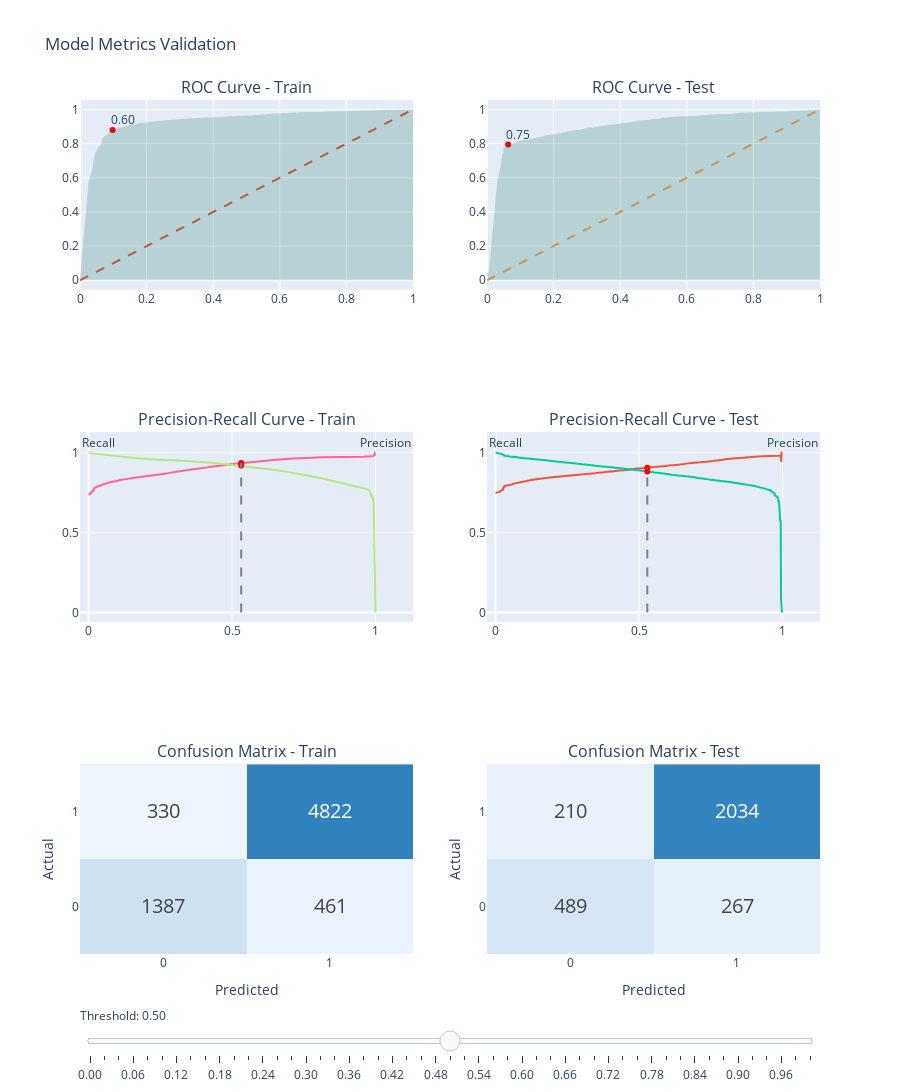

Notebook code for this chart:
### Markdown cell above
5. It is also possible to see the ROC, precision-recall and confusion matrix plot, with a slider on the threshold. Run the following in your notebook.

### Code cell
output["figures"]["model_metrics.html"].show()

### Figure 1 — Plotly figure (JSON) as saved in the notebook; plotly's stock layout.template omitted (floating-point values rounded to 4 significant figures; data arrays with more than 128 entries replaced by an {"elided": "..."} marker saying what was removed)
{"data": [{"marker": {"color": "red"}, "mode": "markers", "name": "Optimal Threshold (ROC)", "showlegend": false, "type": "scatter", "x": [0.09794], "xaxis": "x", "y": [0.88], "yaxis": "y"}, {"line": {"dash": "dash"}, "mode": "lines", "showlegend": false, "type": "scatter", "x": [0, 1], "xaxis": "x", "y": [0, 1], "yaxis": "y"}, {"fill": "tozeroy", "fillcolor": "rgba(0,100,80,0.2)", "mode": "none", "showlegend": false, "type": "scatter", "x": {"elided": "953 float values"}, "xaxis": "x", "y": {"elided": "953 float values"}, "yaxis": "y"}, {"marker": {"color": "red"}, "mode": "markers", "name": "Optimal Threshold (ROC)", "showlegend": false, "type": "scatter", "x": [0.06349], "xaxis": "x2", "y": [0.795], "yaxis": "y2"}, {"line": {"dash": "dash"}, "mode": "lines", "showlegend": false, "type": "scatter", "x": [0, 1], "xaxis": "x2", "y": [0, 1], "yaxis": "y2"}, {"fill": "tozeroy", "fillcolor": "rgba(0,100,80,0.2)", "mode": "none", "showlegend": false, "type": "scatter", "x": {"elided": "519 float values"}, "xaxis": "x2", "y": {"elided": "519 float values"}, "yaxis": "y2"}, {"name": "Precision", "showlegend": false, "type": "scatter", "x": {"elided": "2181 float values"}, "xaxis": "x3", "y": {"elided": "2181 float values"}, "yaxis": "y3"}, {"name": "Recall", "showlegend": false, "type": "scatter", "x": {"elided": "2181 float values"}, "xaxis": "x3", "y": {"elided": "2181 float values"}, "yaxis": "y3"}, {"marker": {"color": "red"}, "mode": "markers", "name": "Suggest threshold", "showlegend": false, "type": "scatter", "x": [0.532], "xaxis": "x3", "y": [0.9349], "yaxis": "y3"}, {"marker": {"color": "red"}, "mode": "markers", "name": "Suggest threshold", "showlegend": false, "type": "scatter", "x": [0.532], "xaxis": "x3", "y": [0.9194], "yaxis": "y3"}, {"line": {"color": "grey", "dash": "dash"}, "mode": "lines", "showlegend": false, "type": "scatter", "x": [0.532, 0.532], "xaxis": "x3", "y": [0, 0.9349], "yaxis": "y3"}, {"name": "Precision", "showlegend": false, "type": "scatter", "x": {"elided": "973 float values"}, "xaxis": "x4", "y": {"elided": "973 float values"}, "yaxis": "y4"}, {"name": "Recall", "showlegend": false, "type": "scatter", "x": {"elided": "973 float values"}, "xaxis": "x4", "y": {"elided": "973 float values"}, "yaxis": "y4"}, {"marker": {"color": "red"}, "mode": "markers", "name": "Suggest threshold", "showlegend": false, "type": "scatter", "x": [0.5289], "xaxis": "x4", "y": [0.9048], "yaxis": "y4"}, {"marker": {"color": "red"}, "mode": "markers", "name": "Suggest threshold", "showlegend": false, "type": "scatter", "x": [0.5289], "xaxis": "x4", "y": [0.881], "yaxis": "y4"}, {"line": {"color": "grey", "dash": "dash"}, "mode": "lines", "showlegend": false, "type": "scatter", "x": [0.5289, 0.5289], "xaxis": "x4", "y": [0, 0.9048], "yaxis": "y4"}, {"colorscale": [[0, "rgb(247,251,255)"], [0.125, "rgb(222,235,247)"], [0.25, "rgb(198,219,239)"], [0.375, "rgb(158,202,225)"], [0.5, "rgb(107,174,214)"], [0.625, "rgb(66,146,198)"], [0.75, "rgb(33,113,181)"], [0.875, "rgb(8,81,156)"], [1, "rgb(8,48,107)"]], "showscale": false, "text": [["1387", "461"], ["330", "4822"]], "textfont": {"size": 20}, "texttemplate": "%{text}", "type": "heatmap", "x": ["0", "1"], "xaxis": "x5", "y": ["0", "1"], "yaxis": "y5", "z": [[1387, 461], [330, 4822]], "zmax": 7000, "zmin": 0}, {"colorscale": [[0, "rgb(247,251,255)"], [0.125, "rgb(222,235,247)"], [0.25, "rgb(198,219,239)"], [0.375, "rgb(158,202,225)"], [0.5, "rgb(107,174,214)"], [0.625, "rgb(66,146,198)"], [0.75, "rgb(33,113,181)"], [0.875, "rgb(8,81,156)"], [1, "rgb(8,48,107)"]], "showscale": false, "text": [["489", "267"], ["210", "2034"]], "textfont": {"size": 20}, "texttemplate": "%{text}", "type": "heatmap", "x": ["0", "1"], "xaxis": "x6", "y": ["0", "1"], "yaxis": "y6", "z": [[489, 267], [210, 2034]], "zmax": 3000, "zmin": 0}], "layout": {"annotations": [{"font": {"size": 16}, "showarrow": false, "text": "ROC Curve - Train", "x": 0.225, "xanchor": "center", "xref": "paper", "y": 1, "yanchor": "bottom", "yref": "paper"}, {"font": {"size": 16}, "showarrow": false, "text": "ROC Curve - Test", "x": 0.775, "xanchor": "center", "xref": "paper", "y": 1, "yanchor": "bottom", "yref": "paper"}, {"font": {"size": 16}, "showarrow": false, "text": "Precision-Recall Curve - Train", "x": 0.225, "xanchor": "center", "xref": "paper", "y": 0.6111, "yanchor": "bottom", "yref": "paper"}, {"font": {"size": 16}, "showarrow": false, "text": "Precision-Recall Curve - Test", "x": 0.775, "xanchor": "center", "xref": "paper", "y": 0.6111, "yanchor": "bottom", "yref": "paper"}, {"font": {"size": 16}, "showarrow": false, "text": "Confusion Matrix - Train", "x": 0.225, "xanchor": "center", "xref": "paper", "y": 0.2222, "yanchor": "bottom", "yref": "paper"}, {"font": {"size": 16}, "showarrow": false, "text": "Confusion Matrix - Test", "x": 0.775, "xanchor": "center", "xref": "paper", "y": 0.2222, "yanchor": "bottom", "yref": "paper"}, {"showarrow": false, "text": "0.60", "x": 0.09794, "xref": "x", "xshift": 10, "y": 0.88, "yref": "y", "yshift": 10}, {"showarrow": false, "text": "0.75", "x": 0.06349, "xref": "x2", "xshift": 10, "y": 0.795, "yref": "y2", "yshift": 10}, {"showarrow": false, "text": "Precision", "x": 1, "xref": "x3", "xshift": 10, "y": 1, "yref": "y3", "yshift": 10}, {"showarrow": false, "text": "Recall", "x": 0, "xref": "x3", "xshift": 10, "y": 1, "yref": "y3", "yshift": 10}, {"showarrow": false, "text": "Precision", "x": 1, "xref": "x4", "xshift": 10, "y": 1, "yref": "y4", "yshift": 10}, {"showarrow": false, "text": "Recall", "x": 0, "xref": "x4", "xshift": 10, "y": 1, "yref": "y4", "yshift": 10}], "height": 1800, "sliders": [{"active": 25, "currentvalue": {"prefix": "Threshold: "}, "pad": {"t": 50}, "steps": [{"args": [{"text": [[["0", "1848"], ["0", "5152"]], [["0", "756"], ["0", "2244"]]], "z": [[[0, 1848], [0, 5152]], [[0, 756], [0, 2244]]]}], "label": "0.00", "method": "update"}, {"args": [{"text": [[["0", "1848"], ["0", "5152"]], [["0", "756"], ["0", "2244"]]], "z": [[[0, 1848], [0, 5152]], [[0, 756], [0, 2244]]]}], "label": "0.02", "method": "update"}, {"args": [{"text": [[["0", "1848"], ["0", "5152"]], [["0", "756"], ["0", "2244"]]], "z": [[[0, 1848], [0, 5152]], [[0, 756], [0, 2244]]]}], "label": "0.04", "method": "update"}, {"args": [{"text": [[["0", "1848"], ["0", "5152"]], [["0", "756"], ["0", "2244"]]], "z": [[[0, 1848], [0, 5152]], [[0, 756], [0, 2244]]]}], "label": "0.06", "method": "update"}, {"args": [{"text": [[["0", "1848"], ["0", "5152"]], [["0", "756"], ["0", "2244"]]], "z": [[[0, 1848], [0, 5152]], [[0, 756], [0, 2244]]]}], "label": "0.08", "method": "update"}, {"args": [{"text": [[["0", "1848"], ["0", "5152"]], [["0", "756"], ["0", "2244"]]], "z": [[[0, 1848], [0, 5152]], [[0, 756], [0, 2244]]]}], "label": "0.10", "method": "update"}, {"args": [{"text": [[["0", "1848"], ["0", "5152"]], [["0", "756"], ["0", "2244"]]], "z": [[[0, 1848], [0, 5152]], [[0, 756], [0, 2244]]]}], "label": "0.12", "method": "update"}, {"args": [{"text": [[["0", "1848"], ["0", "5152"]], [["0", "756"], ["0", "2244"]]], "z": [[[0, 1848], [0, 5152]], [[0, 756], [0, 2244]]]}], "label": "0.14", "method": "update"}, {"args": [{"text": [[["0", "1848"], ["0", "5152"]], [["0", "756"], ["0", "2244"]]], "z": [[[0, 1848], [0, 5152]], [[0, 756], [0, 2244]]]}], "label": "0.16", "method": "update"}, {"args": [{"text": [[["0", "1848"], ["0", "5152"]], [["0", "756"], ["0", "2244"]]], "z": [[[0, 1848], [0, 5152]], [[0, 756], [0, 2244]]]}], "label": "0.18", "method": "update"}, {"args": [{"text": [[["0", "1848"], ["0", "5152"]], [["0", "756"], ["0", "2244"]]], "z": [[[0, 1848], [0, 5152]], [[0, 756], [0, 2244]]]}], "label": "0.20", "method": "update"}, {"args": [{"text": [[["0", "1848"], ["0", "5152"]], [["0", "756"], ["0", "2244"]]], "z": [[[0, 1848], [0, 5152]], [[0, 756], [0, 2244]]]}], "label": "0.22", "method": "update"}, {"args": [{"text": [[["0", "1848"], ["0", "5152"]], [["0", "756"], ["0", "2244"]]], "z": [[[0, 1848], [0, 5152]], [[0, 756], [0, 2244]]]}], "label": "0.24", "method": "update"}, {"args": [{"text": [[["0", "1848"], ["0", "5152"]], [["0", "756"], ["0", "2244"]]], "z": [[[0, 1848], [0, 5152]], [[0, 756], [0, 2244]]]}], "label": "0.26", "method": "update"}, {"args": [{"text": [[["104", "1744"], ["6", "5146"]], [["25", "731"], ["8", "2236"]]], "z": [[[104, 1744], [6, 5146]], [[25, 731], [8, 2236]]]}], "label": "0.28", "method": "update"}, {"args": [{"text": [[["437", "1411"], ["57", "5095"]], [["188", "568"], ["47", "2197"]]], "z": [[[437, 1411], [57, 5095]], [[188, 568], [47, 2197]]]}], "label": "0.30", "method": "update"}, {"args": [{"text": [[["639", "1209"], ["88", "5064"]], [["253", "503"], ["70", "2174"]]], "z": [[[639, 1209], [88, 5064]], [[253, 503], [70, 2174]]]}], "label": "0.32", "method": "update"}, {"args": [{"text": [[["777", "1071"], ["123", "5029"]], [["300", "456"], ["89", "2155"]]], "z": [[[777, 1071], [123, 5029]], [[300, 456], [89, 2155]]]}], "label": "0.34", "method": "update"}, {"args": [{"text": [[["862", "986"], ["161", "4991"]], [["338", "418"], ["101", "2143"]]], "z": [[[862, 986], [161, 4991]], [[338, 418], [101, 2143]]]}], "label": "0.36", "method": "update"}, {"args": [{"text": [[["922", "926"], ["184", "4968"]], [["360", "396"], ["112", "2132"]]], "z": [[[922, 926], [184, 4968]], [[360, 396], [112, 2132]]]}], "label": "0.38", "method": "update"}, {"args": [{"text": [[["987", "861"], ["199", "4953"]], [["369", "387"], ["122", "2122"]]], "z": [[[987, 861], [199, 4953]], [[369, 387], [122, 2122]]]}], "label": "0.40", "method": "update"}, {"args": [{"text": [[["1073", "775"], ["230", "4922"]], [["389", "367"], ["136", "2108"]]], "z": [[[1073, 775], [230, 4922]], [[389, 367], [136, 2108]]]}], "label": "0.42", "method": "update"}, {"args": [{"text": [[["1148", "700"], ["243", "4909"]], [["412", "344"], ["146", "2098"]]], "z": [[[1148, 700], [243, 4909]], [[412, 344], [146, 2098]]]}], "label": "0.44", "method": "update"}, {"args": [{"text": [[["1226", "622"], ["265", "4887"]], [["436", "320"], ["171", "2073"]]], "z": [[[1226, 622], [265, 4887]], [[436, 320], [171, 2073]]]}], "label": "0.46", "method": "update"}, {"args": [{"text": [[["1301", "547"], ["294", "4858"]], [["462", "294"], ["194", "2050"]]], "z": [[[1301, 547], [294, 4858]], [[462, 294], [194, 2050]]]}], "label": "0.48", "method": "update"}, {"args": [{"text": [[["1387", "461"], ["330", "4822"]], [["489", "267"], ["210", "2034"]]], "z": [[[1387, 461], [330, 4822]], [[489, 267], [210, 2034]]]}], "label": "0.50", "method": "update"}, {"args": [{"text": [[["1462", "386"], ["381", "4771"]], [["512", "244"], ["234", "2010"]]], "z": [[[1462, 386], [381, 4771]], [[512, 244], [234, 2010]]]}], "label": "0.52", "method": "update"}, {"args": [{"text": [[["1529", "319"], ["427", "4725"]], [["541", "215"], ["257", "1987"]]], "z": [[[1529, 319], [427, 4725]], [[541, 215], [257, 1987]]]}], "label": "0.54", "method": "update"}, {"args": [{"text": [[["1572", "276"], ["477", "4675"]], [["567", "189"], ["285", "1959"]]], "z": [[[1572, 276], [477, 4675]], [[567, 189], [285, 1959]]]}], "label": "0.56", "method": "update"}, {"args": [{"text": [[["1626", "222"], ["544", "4608"]], [["588", "168"], ["310", "1934"]]], "z": [[[1626, 222], [544, 4608]], [[588, 168], [310, 1934]]]}], "label": "0.58", "method": "update"}, {"args": [{"text": [[["1658", "190"], ["606", "4546"]], [["616", "140"], ["336", "1908"]]], "z": [[[1658, 190], [606, 4546]], [[616, 140], [336, 1908]]]}], "label": "0.60", "method": "update"}, {"args": [{"text": [[["1679", "169"], ["665", "4487"]], [["633", "123"], ["357", "1887"]]], "z": [[[1679, 169], [665, 4487]], [[633, 123], [357, 1887]]]}], "label": "0.62", "method": "update"}, {"args": [{"text": [[["1695", "153"], ["733", "4419"]], [["649", "107"], ["381", "1863"]]], "z": [[[1695, 153], [733, 4419]], [[649, 107], [381, 1863]]]}], "label": "0.64", "method": "update"}, {"args": [{"text": [[["1710", "138"], ["800", "4352"]], [["667", "89"], ["399", "1845"]]], "z": [[[1710, 138], [800, 4352]], [[667, 89], [399, 1845]]]}], "label": "0.66", "method": "update"}, {"args": [{"text": [[["1720", "128"], ["855", "4297"]], [["683", "73"], ["418", "1826"]]], "z": [[[1720, 128], [855, 4297]], [[683, 73], [418, 1826]]]}], "label": "0.68", "method": "update"}, {"args": [{"text": [[["1725", "123"], ["899", "4253"]], [["691", "65"], ["432", "1812"]]], "z": [[[1725, 123], [899, 4253]], [[691, 65], [432, 1812]]]}], "label": "0.70", "method": "update"}, {"args": [{"text": [[["1726", "122"], ["964", "4188"]], [["697", "59"], ["444", "1800"]]], "z": [[[1726, 122], [964, 4188]], [[697, 59], [444, 1800]]]}], "label": "0.72", "method": "update"}, {"args": [{"text": [[["1728", "120"], ["997", "4155"]], [["703", "53"], ["459", "1785"]]], "z": [[[1728, 120], [997, 4155]], [[703, 53], [459, 1785]]]}], "label": "0.74", "method": "update"}, {"args": [{"text": [[["1732", "116"], ["1022", "4130"]], [["709", "47"], ["470", "1774"]]], "z": [[[1732, 116], [1022, 4130]], [[709, 47], [470, 1774]]]}], "label": "0.76", "method": "update"}, {"args": [{"text": [[["1733", "115"], ["1057", "4095"]], [["710", "46"], ["479", "1765"]]], "z": [[[1733, 115], [1057, 4095]], [[710, 46], [479, 1765]]]}], "label": "0.78", "method": "update"}, {"args": [{"text": [[["1739", "109"], ["1087", "4065"]], [["712", "44"], ["484", "1760"]]], "z": [[[1739, 109], [1087, 4065]], [[712, 44], [484, 1760]]]}], "label": "0.80", "method": "update"}, {"args": [{"text": [[["1741", "107"], ["1110", "4042"]], [["716", "40"], ["488", "1756"]]], "z": [[[1741, 107], [1110, 4042]], [[716, 40], [488, 1756]]]}], "label": "0.82", "method": "update"}, {"args": [{"text": [[["1743", "105"], ["1142", "4010"]], [["719", "37"], ["501", "1743"]]], "z": [[[1743, 105], [1142, 4010]], [[719, 37], [501, 1743]]]}], "label": "0.84", "method": "update"}, {"args": [{"text": [[["1749", "99"], ["1159", "3993"]], [["719", "37"], ["504", "1740"]]], "z": [[[1749, 99], [1159, 3993]], [[719, 37], [504, 1740]]]}], "label": "0.86", "method": "update"}, {"args": [{"text": [[["1751", "97"], ["1185", "3967"]], [["719", "37"], ["515", "1729"]]], "z": [[[1751, 97], [1185, 3967]], [[719, 37], [515, 1729]]]}], "label": "0.88", "method": "update"}, {"args": [{"text": [[["1757", "91"], ["1263", "3889"]], [["719", "37"], ["562", "1682"]]], "z": [[[1757, 91], [1263, 3889]], [[719, 37], [562, 1682]]]}], "label": "0.90", "method": "update"}, {"args": [{"text": [[["1773", "75"], ["1576", "3576"]], [["724", "32"], ["687", "1557"]]], "z": [[[1773, 75], [1576, 3576]], [[724, 32], [687, 1557]]]}], "label": "0.92", "method": "update"}, {"args": [{"text": [[["1848", "0"], ["5152", "0"]], [["756", "0"], ["2244", "0"]]], "z": [[[1848, 0], [5152, 0]], [[756, 0], [2244, 0]]]}], "label": "0.94", "method": "update"}, {"args": [{"text": [[["1848", "0"], ["5152", "0"]], [["756", "0"], ["2244", "0"]]], "z": [[[1848, 0], [5152, 0]], [[756, 0], [2244, 0]]]}], "label": "0.96", "method": "update"}, {"args": [{"text": [[["1848", "0"], ["5152", "0"]], [["756", "0"], ["2244", "0"]]], "z": [[[1848, 0], [5152, 0]], [[756, 0], [2244, 0]]]}], "label": "0.98", "method": "update"}, {"args": [{"text": [[["1848", "0"], ["5152", "0"]], [["756", "0"], ["2244", "0"]]], "z": [[[1848, 0], [5152, 0]], [[756, 0], [2244, 0]]]}], "label": "1.00", "method": "update"}]}], "title": {"text": "Model Metrics Validation"}, "xaxis": {"anchor": "y", "domain": [0, 0.45]}, "xaxis2": {"anchor": "y2", "domain": [0.55, 1]}, "xaxis3": {"anchor": "y3", "domain": [0, 0.45]}, "xaxis4": {"anchor": "y4", "domain": [0.55, 1]}, "xaxis5": {"anchor": "y5", "domain": [0, 0.45], "title": {"text": "Predicted"}}, "xaxis6": {"anchor": "y6", "domain": [0.55, 1], "title": {"text": "Predicted"}}, "yaxis": {"anchor": "x", "domain": [0.7778, 1]}, "yaxis2": {"anchor": "x2", "domain": [0.7778, 1]}, "yaxis3": {"anchor": "x3", "domain": [0.3889, 0.6111]}, "yaxis4": {"anchor": "x4", "domain": [0.3889, 0.6111]}, "yaxis5": {"anchor": "x5", "domain": [0, 0.2222], "title": {"text": "Actual"}}, "yaxis6": {"anchor": "x6", "domain": [0, 0.2222], "title": {"text": "Actual"}}}}
